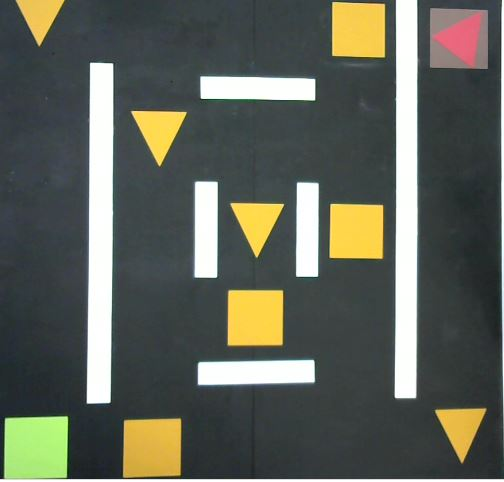
#> input picture input.JPG, 504 x 482 px
$ python final_code.py   (Python 2 division)   (older library calls are emulated)
#> lines starting #> are read from the running program, lines starting #| are printed output that depends on the picture
'''
loading the dependencies
'''
import numpy as np
import cv2
from visibility_graph import *
from dijstra import *
import numpy as np
import cv2
import math
from trackbar_setting import *
'''
global variables
'''
refPt = []
cropping = False
inf = float("9e999")

# [19 lines left out: functions find_shape, angle, not called in this run]

'''
The below give function takes input as a image and returns a path from source(brown) to destination(green)
by visiting all yellow objects in the image
'''
# [262 lines left out: function part1, not called in this run]
if __name__ == '__main__':
	global image
	image = cv2.imread('input.JPG')
#> image is the input picture: shape (482, 504, 3); mean B, G, R 89.2, 99.5, 95.9
	image = cv2.resize(image,(640, 480))
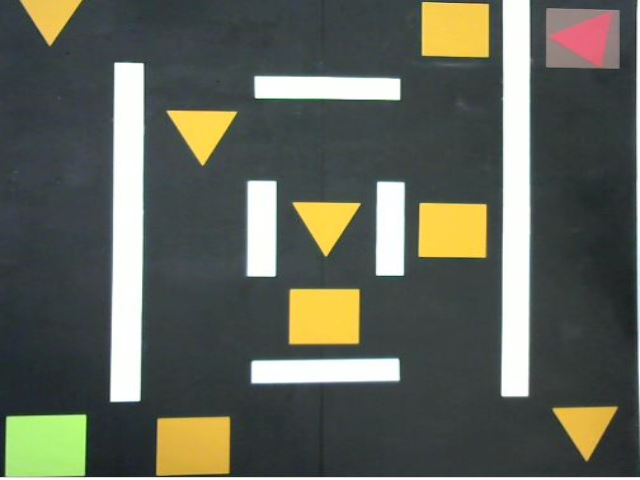
#> image: shape (480, 640, 3); mean B, G, R 89.1, 99.4, 95.8
	choice = raw_input("To threshold enter Y, to use previous values enter N: ")
#> the answer given: 1
	if choice=='Y':
		print '------------------- Instructions ---------------------------'
		print '(to crop, first select the object by drawing a bounding box '
		print " then press 'c' to store the cropped image, and press esc)  "
		print '1. First crop out the start marker(whichever color it is)   '
		print '2. Crop out the white colored obstacles                     '
		print '3. Crop out the yello objects which need to be visited .... '
		print '   before reaching the end marker. '
		print '4. Crop out the end marker(whichever color it is)           '
		print '5. Then use the trackbar window to fine tune the colors of  '
		print '   the objects. After doing that, toggle the button on other'
		print '   window to switch to the next object.  '
		print '(Please have a look at the gif in the repository for a demo)'
		list_of_max_vals,list_of_min_vals = colored_object_tracker(image)
	elif choice =='N':
		list_of_min_vals = [[161, 154, 255], [255, 255, 255], [126, 238, 255], [174, 255, 196]]
		list_of_max_vals = [[83, 63, 196], [222, 224, 225], [45, 164, 203], [68, 179, 142]]
	else:
		print 'wrong choice of letters'
	image = cv2.imread('input.JPG')
#> (the run stopped early here; a loop or call above may not have finished)
